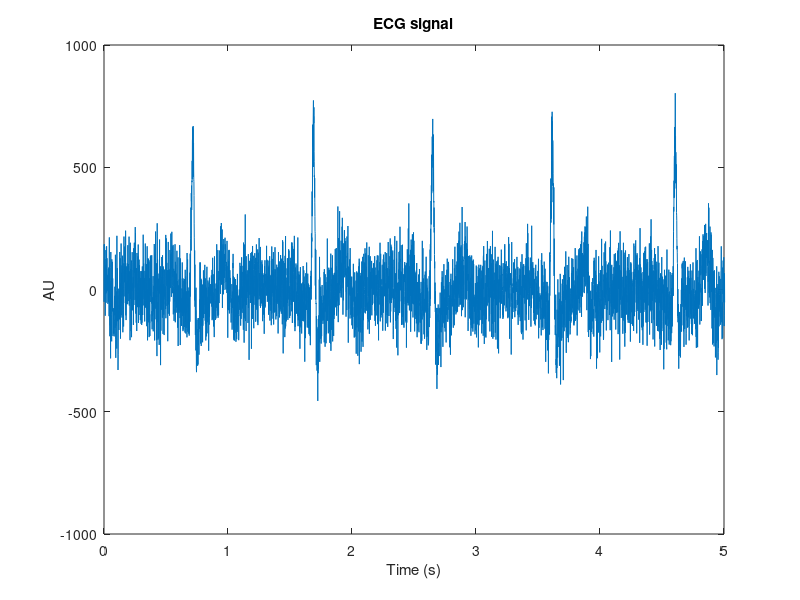
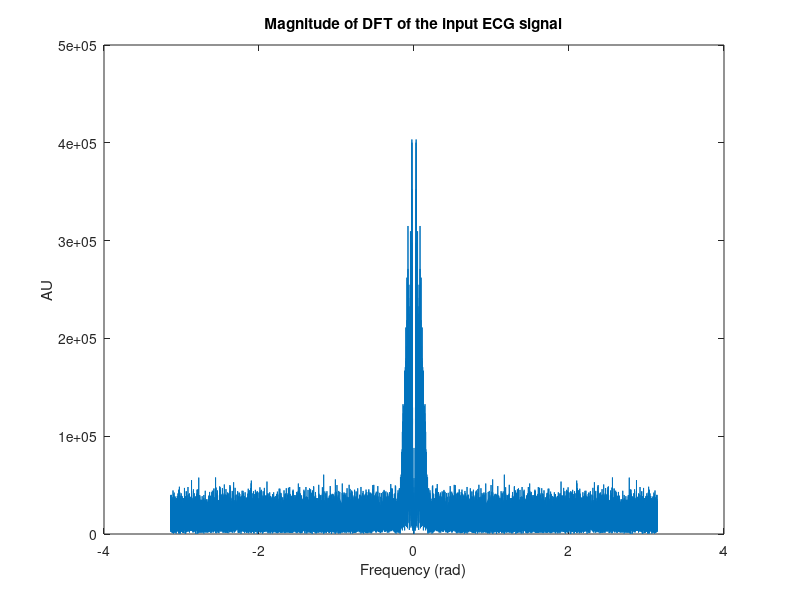
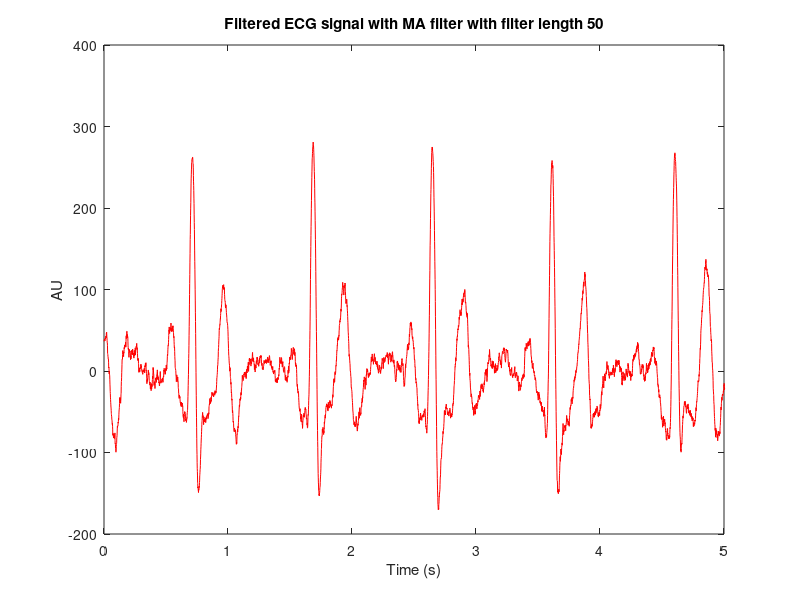
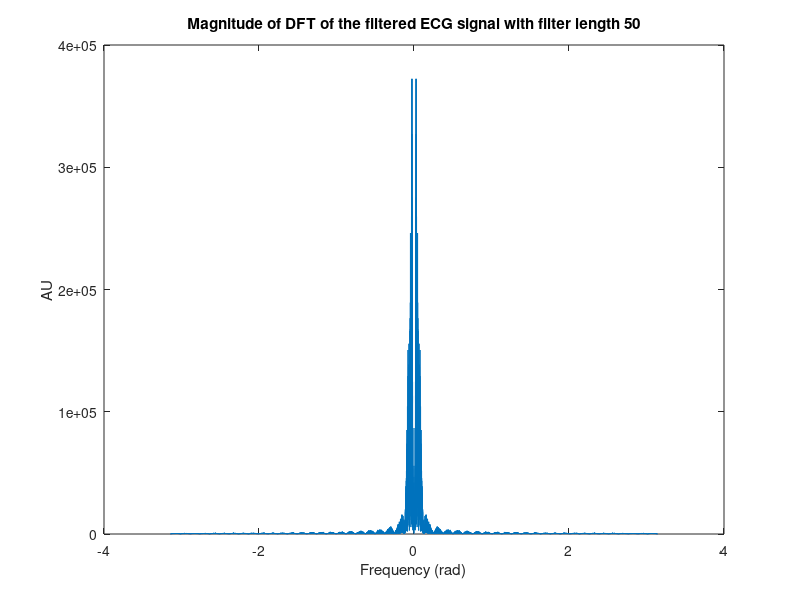

These charts were generated, in order, by the following MATLAB code: (Note: this script raises an error after producing the figures.)
clear all; close all; clc;
 
load('ECG.mat') % Load the signal
ECG=ECG-mean(ECG); % Remove mean
fs = 1000; % Sample frequency in Hz
t_ax = (0:length(ECG)-1)/fs; % Time axis of the signal
 
% Plot the signal
figure(1), plot(t_ax, ECG );
title('ECG signal');
xlabel('Time (s)'),ylabel('AU');
xlim([0 5]);
 
ECG_duration=size(ECG,2); % Duration of the ECG signal in samples
f_ax=[-pi+pi/ECG_duration:2*pi/ECG_duration:pi-pi/ECG_duration]; % Frequency axis for DFT
F_ECG = fftshift(fft(ECG)); % Calculate DFT 
 
% Plot the DFT of the signal
figure(2), plot(f_ax,abs(F_ECG));
title('Magnitude of DFT of the input ECG signal');
xlabel('Frequency (rad)')
ylabel('AU');

 
% Create moving average filter
MA_coef_num = 50;
MA = ones(1,MA_coef_num)/MA_coef_num;
ECG_filt = conv(ECG, MA);
fin = length(ECG_filt) - length(MA)/2;
ECG_filt = ECG_filt((length(MA)/2):fin);
%MA = [Here please complete with instructions for generating the Moving Average filter (MA) and use it to filter the ECG signal (ECG_filt).]
 
% Plot the filtered ECG signal 
figure(3); plot(t_ax, ECG_filt, 'r');
title('Filtered ECG signal with MA filter with filter length 50');
xlabel('Time (s)'),ylabel('AU');
xlim([0 5]);
 
F_ECG_filt = fftshift(fft(ECG_filt));% Calculate DFT of the filtered ECG
 
% Plot the Fourier transform of the filtered signal
figure(4), plot(f_ax,abs(F_ECG_filt));
title('Magnitude of DFT of the filtered ECG signal with filter length 50');
xlabel('Frequency (rad)')
ylabel('AU');
 
% Create system function of the z-transform of the MA filter
H = tf(MA,1,1/fs,'variable','z^-1');
 
% Evaluate the magnitude and the phase of the filter with respect to the normalized frequency 
figure(5), freqz(MA,1);
% Go from coefficients to zeroes and poles of the moving average filters
[MA_zeros,MA_poles] = tf2zpk(H.Numerator{1,1},(H.Denominator{1,1})); 
% Z-plane of the moving average filter
figure(6), zplane(MA_zeros,MA_poles)
title('Filter coefficients represented in the z-plane for filter length 2')
